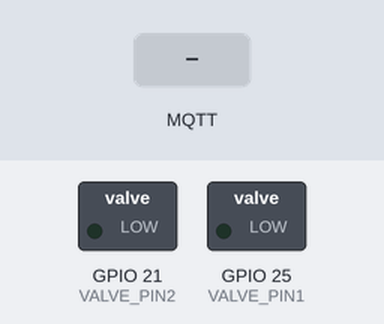
The sketch below on a simulated ESP32. Shown: switched loads named in the sketch (green lamp = pin HIGH). Inputs (shaded band) come from the test bench. WiFi joins after 1.5 s; servers stay silent unless stated; no MQTT or app messages arrive unless stated; what the sketch prints to the serial monitor is not drawn.

Above: at 2.7 s.
2.8 s: MQTT message "ON" arrives on the first subscribed topic
At 3.8 s:
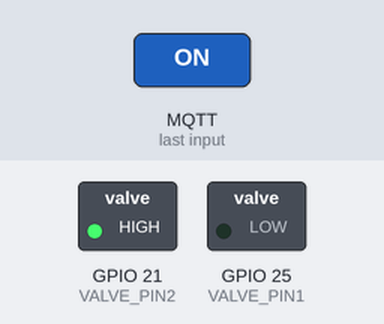
4.3 s: MQTT message "ON" arrives on the second subscribed topic
At 4.9 s:
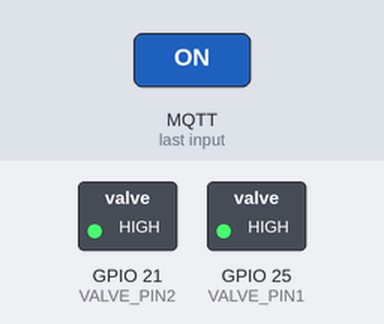
5.8 s: MQTT message "OFF" arrives on the first subscribed topic
At 6.1 s:
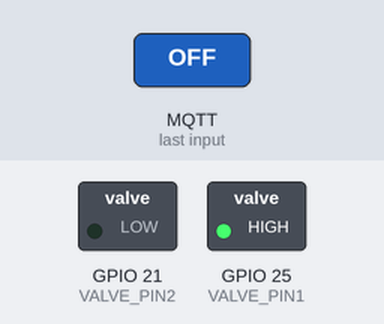
Timing chart, 0 to 8.8 s (numbered marks = the images above; inputs shaded):
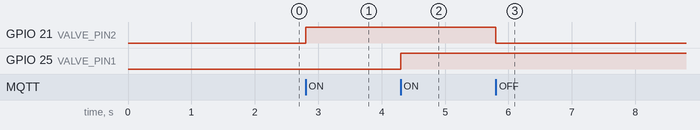

Measured:
- after the input at 2.8 s, GPIO 21 (VALVE_PIN2): LOW → HIGH at once
- after the input at 4.3 s, GPIO 25 (VALVE_PIN1): LOW → HIGH at once
- after the input at 5.8 s, GPIO 21 (VALVE_PIN2): HIGH → LOW at once

The sketch:

MQTT_code.ino
```cpp
#include <WiFi.h>
#include <WebServer.h>
#include <Adafruit_GFX.h>
#include <Adafruit_SSD1306.h>
#include <WiFiClientSecure.h>
#include <PubSubClient.h>
// WiFi Configuration
const char* ssid = "NTH414";
const char* password = "cseenth414";

// MQTT Broker 정보
const char* mqtt_server = "6a862c626ea84addad97efb3a08f02de.s1.eu.hivemq.cloud";
const int mqtt_port = 8883; // TLS 포트

WiFiClientSecure espClient;   //  Secure로 변경
PubSubClient client(espClient);

// OLED Configuration
#define SCREEN_WIDTH    128
#define SCREEN_HEIGHT   64
#define OLED_RESET      -1
#define OLED_ADDR       0x3C
Adafruit_SSD1306 display(SCREEN_WIDTH, SCREEN_HEIGHT, &Wire, OLED_RESET);

// Valve configuration
#define VALVE_PIN1    25  // LEFT
#define VALVE_PIN2    21  // RIGHT


void mqttCallback(char* topic, byte* payload, unsigned int length) {
  String message;
  for (unsigned int i = 0; i < length; i++) {
    message += (char)payload[i];
  }

  Serial.println("[MQTT] Message arrived [" + String(topic) + "] : " + message);

  if(String(topic) == "valve/1/right") {
    if(message == "ON"){
      digitalWrite(VALVE_PIN2, HIGH);
      Serial.println("[VALVE1-RIGHT] ON");
    } else if(message == "OFF"){
      digitalWrite(VALVE_PIN2, LOW);
      Serial.println("[VALVE1-RIGHT] OFF");
    }
  } else if(String(topic) == "valve/1/left") {
    if(message == "ON"){
      digitalWrite(VALVE_PIN1, HIGH);
      Serial.println("[VALVE1-LEFT] ON");
    } else if(message == "OFF"){
      digitalWrite(VALVE_PIN1, LOW);
      Serial.println("[VALVE1-LEFT] OFF");
    }
  }
}

void reconnect() {
  while (!client.connected()) {
    Serial.print("Attempting MQTT connection...");
    if (client.connect("Lora32_Client","Yiombi","Aa12345678")) {
      Serial.println("connected");
      client.subscribe("valve/1/right");
      client.subscribe("valve/1/left");
    } else {
      Serial.print("failed, rc=");
      Serial.print(client.state());
      Serial.println(" try again in 5 seconds");
      delay(5000);
    }
  }
}

void setup_wifi() {
  Serial.println();
  Serial.print("Connecting to ");
  Serial.println(ssid);

  WiFi.begin(ssid, password);

  int retry = 0;
  while (WiFi.status() != WL_CONNECTED) {
    delay(500);
    Serial.print(".");
    retry++;
    if (retry > 30) {
      ESP.restart();
    }
  }

  Serial.println("");
  Serial.println("WiFi connected");
  Serial.println("IP address: ");
  Serial.println(WiFi.localIP());

  espClient.setInsecure();
}


void setup() {
  Serial.begin(115200);
  pinMode(VALVE_PIN1, OUTPUT);
  pinMode(VALVE_PIN2, OUTPUT);
  digitalWrite(VALVE_PIN1, LOW);
  digitalWrite(VALVE_PIN2, LOW);

  setup_wifi();
  client.setServer(mqtt_server, mqtt_port);
  client.setCallback(mqttCallback);
}

void loop() {
  if (!client.connected()) {
    reconnect();
  }
  client.loop();
}
```
